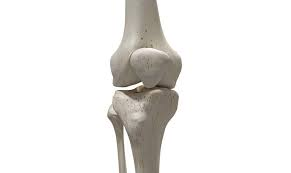
#> input picture project uas/knee.jpg, 291 x 173 px
$ jupyter execute sobel.ipynb
#> lines starting #> are read from the running program, lines starting #| are printed output that depends on the picture
[cell 1]
import numpy as np

[cell 2]
import cv2

[cell 3]
from matplotlib import pyplot as plt

[cell 4]
img = cv2.imread("knee.jpg")
#> img is the input picture: shape (173, 291, 3); mean B, G, R 233.1, 235.2, 236.5

[cell 5]
plt.imshow(img)

[cell 6]
def sobelOperator(img):
    m = np.copy(img)
    size = m.shape
#> size = (173, 291)
    for i in range(1, size[0] - 1):
        for j in range(1, size[1] - 1):
            sx = (img[i - 1][j - 1] + 2*img[i][j - 1] + img[i + 1][j - 1]) - (img[i - 1][j + 1] + 2*img[i][j + 1] + img[i + 1][j + 1])
            sy = (img[i - 1][j - 1] + 2*img[i - 1][j] + img[i - 1][j + 1]) - (img[i + 1][j - 1] + 2*img[i + 1][j] + img[i + 1][j + 1])
            m[i][j] = min(255, np.sqrt(sx**2 + sy**2))
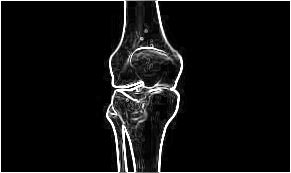
#> m: shape (173, 291); min 0, max 255, mean 18.1
    return m
    pass

[cell 7]
img = cv2.cvtColor(cv2.imread("knee.jpg"), cv2.COLOR_BGR2GRAY)

[cell 8]
plt.imshow(img)

[cell 9]
img = sobelOperator(img)

[cell 10]
plt.imshow(img)

[cell 11]
img = cv2.cvtColor(img, cv2.COLOR_GRAY2RGB)
#> img: shape (173, 291, 3)
